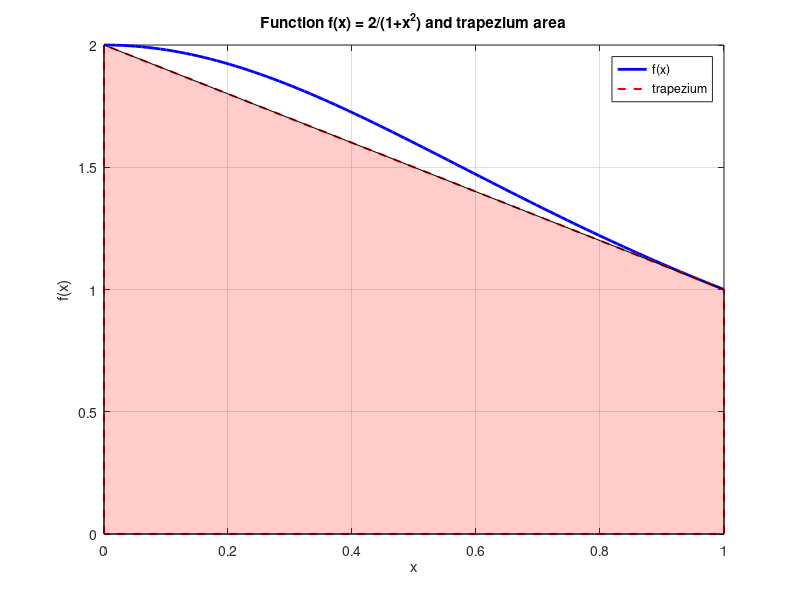

MATLAB code for this plot:
%-----------------------------------< Point a >--------------------------------
% approximate the integral using the trapezium formula
f = @(x) 2 ./ (1 + x.^2);
a = 0;
b = 1;
I_trapezium = (b - a) * (f(a) + f(b)) / 2;
fprintf('Approximation using trapezium formula: %.8f\n', I_trapezium);

%-----------------------------------< Point b >--------------------------------
% plot the function and the trapezium
x = linspace(0, 1, 100);
y = f(x);
vertices_x = [0, 0, 1, 1, 0];
vertices_y = [0, f(0), f(1), 0, 0];

figure;
plot(x, y, 'b-', 'LineWidth', 2); hold on;
plot(vertices_x, vertices_y, 'r--', 'LineWidth', 1.5);
fill(vertices_x, vertices_y, 'r', 'FaceAlpha', 0.2);
xlabel('x');
ylabel('f(x)');
title('Function f(x) = 2/(1+x^2) and trapezium area');
legend('f(x)', 'trapezium', 'Location', 'best');
grid on;
hold off;

%-----------------------------------< Point c >--------------------------------
% approximate the integral using simpson's formula
I_simpson = (b - a) / 6 * (f(a) + 4*f((a + b)/2) + f(b));
fprintf('Approximation using Simpson''s formula: %.8f\n', I_simpson);
